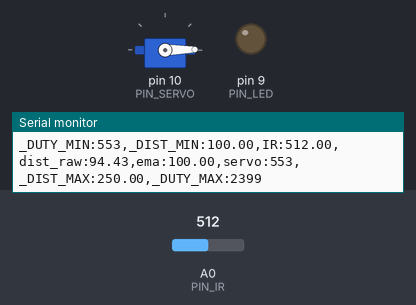
The sketch below on a simulated Arduino Uno, built with avr-gcc and run on an emulated ATmega328P. On the bench: servo, output pins drawn as LEDs (lit = HIGH), the last lines printed to the serial monitor. The test bench sets the inputs (shaded band); at power-on: A0 (PIN_IR) = 512.

Above: at 1.2 s.
1.3 s: A0 (PIN_IR) set to 482
At 2.7 s:
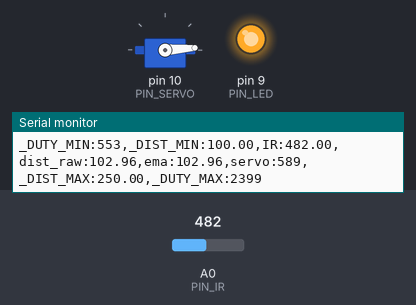
3.0 s: A0 (PIN_IR) set to 306
At 5.5 s:
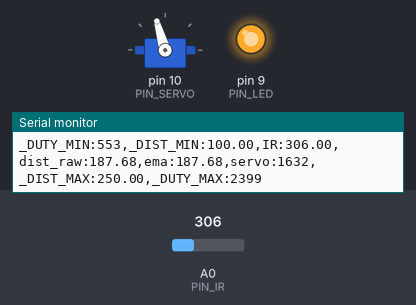
6.0 s: A0 (PIN_IR) set to 240
At 6.5 s:
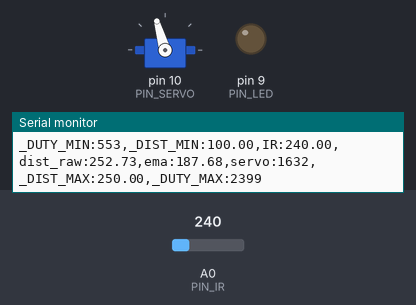
7.5 s: A0 (PIN_IR) set to 243
At 8.8 s:
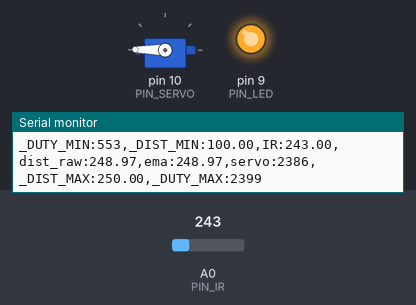
10.5 s: A0 (PIN_IR) set to 122
At 11.1 s:
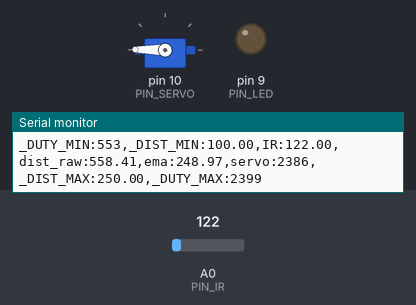
Timing chart, 0 to 13.0 s (numbered marks = the images above; inputs shaded):
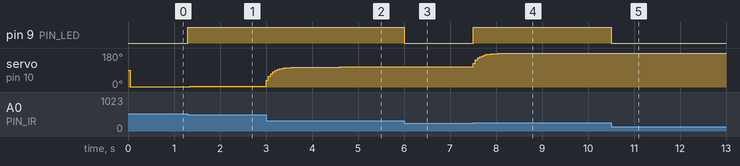

The sketch:

17_example_3.ino
```cpp
#include <Servo.h>

// Arduino pin assignment
#define PIN_IR    0         // IR sensor at Pin A0
#define PIN_LED   9
#define PIN_SERVO 10

#define _DUTY_MIN 553   // servo full clock-wise position (0 degree)
#define _DUTY_NEU 1476  // servo neutral position (90 degree)
#define _DUTY_MAX 2399  // servo full counter-clockwise position (180 degree)

#define _DIST_MIN  100.0   // minimum distance 100mm
#define _DIST_MAX  250.0   // maximum distance 250mm

#define EMA_ALPHA  0.3      // for EMA Filter

#define LOOP_INTERVAL 50   // Loop Interval (unit: msec)

Servo myservo;
unsigned long last_loop_time = 0;   // unit: msec

float dist_prev = _DIST_MIN;
float dist_ema = _DIST_MIN;

void setup()
{
  pinMode(PIN_LED, OUTPUT);

  myservo.attach(PIN_SERVO);
  myservo.writeMicroseconds(_DUTY_NEU);

  Serial.begin(1000000);    // 1,000,000 bps
}

void loop()
{
  unsigned long time_curr = millis();
  int duty;
  float a_value, dist_raw, dist_filtered;

  // wait until next event time
  if (time_curr < (last_loop_time + LOOP_INTERVAL))
    return;
  last_loop_time += LOOP_INTERVAL;

  a_value = analogRead(PIN_IR);
  dist_raw = ((6762.0 / (a_value - 9.0)) - 4.0) * 10.0;

  // Range filter: 범위 밖이면 이전 값 유지 + LED OFF, 범위 안이면 LED ON
  if (dist_raw < _DIST_MIN || dist_raw > _DIST_MAX) {
    dist_filtered = dist_prev;
    digitalWrite(PIN_LED, LOW);
  } else {
    dist_filtered = dist_raw;
    dist_prev = dist_raw;
    digitalWrite(PIN_LED, HIGH);
  }

  // EMA filter
  dist_ema = EMA_ALPHA * dist_filtered + (1.0 - EMA_ALPHA) * dist_ema;

  // map() equivalent (float 연산)
  duty = _DUTY_MIN + (dist_ema - _DIST_MIN) * (_DUTY_MAX - _DUTY_MIN) / (_DIST_MAX - _DIST_MIN);

  myservo.writeMicroseconds(duty);

  Serial.print("_DUTY_MIN:");  Serial.print(_DUTY_MIN);
  Serial.print(",_DIST_MIN:"); Serial.print(_DIST_MIN);
  Serial.print(",IR:");        Serial.print(a_value);
  Serial.print(",dist_raw:");  Serial.print(dist_raw);
  Serial.print(",ema:");       Serial.print(dist_ema);
  Serial.print(",servo:");     Serial.print(duty);
  Serial.print(",_DIST_MAX:"); Serial.print(_DIST_MAX);
  Serial.print(",_DUTY_MAX:"); Serial.print(_DUTY_MAX);
  Serial.println("");
}
```

Measured:
- the behaviour switches between 493 and 492 on A0 (PIN_IR) (found by bisection; images 0 and 1)
- the behaviour switches between 242 and 243 on A0 (PIN_IR) (found by bisection; images 3 and 4)
- after the input at 1.3 s, pin 9 (PIN_LED): LOW → HIGH at once; servo on pin 10 (PIN_SERVO): 1° → 3° at once, → 4° 0.20 s later
- after the input at 3.0 s, servo on pin 10 (PIN_SERVO): moves from 4° to 106° over 1.6 s, starting at once
- after the input at 6.0 s, pin 9 (PIN_LED): HIGH → LOW at once
- after the input at 7.5 s, pin 9 (PIN_LED): LOW → HIGH at once; servo on pin 10 (PIN_SERVO): moves from 106° to 179° over 0.85 s, starting at once
- after the input at 10.5 s, pin 9 (PIN_LED): HIGH → LOW at once
